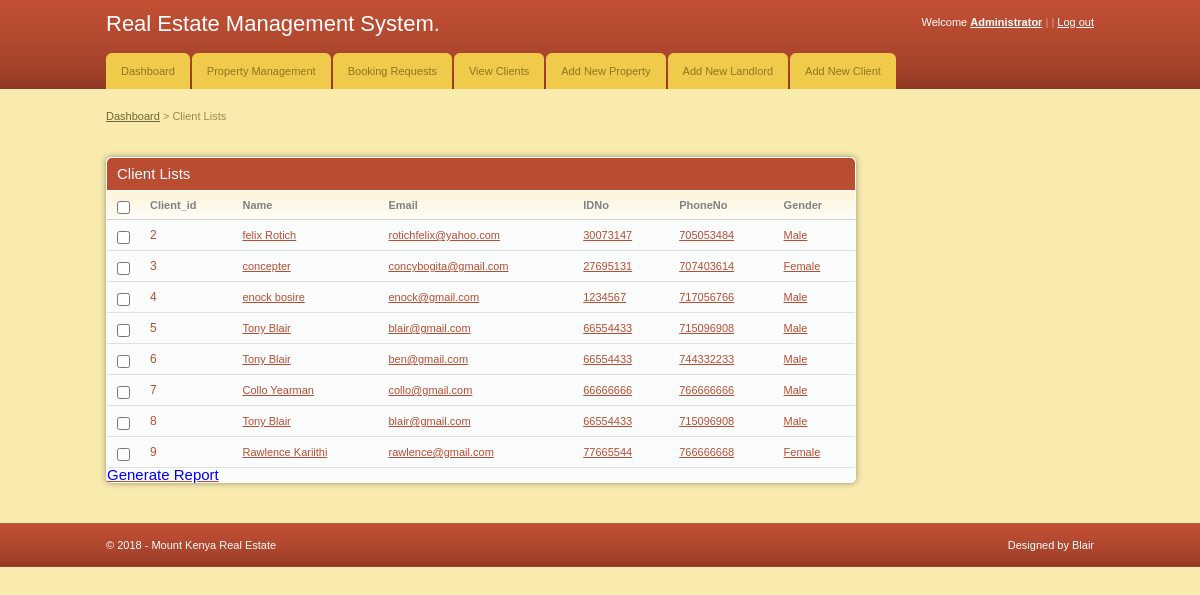
Screenshot of /admin/studes.php with the database file from the repository.
### tables this page shows
CREATE TABLE `user` (
  `user_id` int(11) NOT NULL,
  `fname` varchar(255) NOT NULL,
  `email` varchar(255) NOT NULL,
  `id_no` int(11) NOT NULL,
  `phone` int(11) NOT NULL,
  `username` varchar(100) NOT NULL,
  `password` varchar(32) NOT NULL,
  `location` varchar(255) NOT NULL,
  `gender` varchar(255) NOT NULL,
  `status` varchar(255) NOT NULL,
  `mpesa` varchar(40) NOT NULL
);

### admin/studes.php (the view, shortened to what this page needs)
<!DOCTYPE html PUBLIC "-//W3C//DTD XHTML 1.0 Transitional//EN" "http://www.w3.org/TR/xhtml1/DTD/xhtml1-transitional.dtd">
<html xmlns="http://www.w3.org/1999/xhtml">
<head>
	<link rel="stylesheet" href="css/style.css" type="text/css" media="all" />
</head>
<body>
<div id="header">
	<div class="shell">
		<?php
			include 'menu.php';
		?>
	</div>
</div>
<div id="container">
	<div class="shell">
		<div class="small-nav">
			<a href="index.php">Dashboard</a>
			<span>&gt;</span>
			Client Lists
		</div>
		<br />
		<div id="main">
			<div id="content">
				<div class="box">
					<div class="box-head">
						<h2 class="left">Client Lists</h2>
					</div>
					<div class="table">
						<table width="100%" border="0" cellspacing="0" cellpadding="0">
							<tr>
								<th width="13"><input type="checkbox" class="checkbox" /></th>
								<th>Client_id</th>
								<th>Name</th>
								<th>Email</th>
								<th>IDNo</th>
								<th>PhoneNo</th>
								<th>Gender</th>
							</tr>
							<?php
								include '../includes/config.php';
								$select = "SELECT user_id,fname,email,id_no,phone,gender
										FROM user";
								$result = mysqli_query($conn,$select) or die(mysqli_error($conn));
								while($row = $result->fetch_assoc()){
							?>
							<tr>
								<td><input type="checkbox"class="checkbox"/></td>
								<td><h3><a href="#"><?php echo $row['user_id'] ?></a></h3></td>
								<td><a href="#"><?php echo $row['fname'] ?></a></td>
								<td><a href="#"><?php echo $row['email'] ?></a></td>
								<td><a href="#"><?php echo $row['id_no'] ?></a></td>
								<td><a href="#"><?php echo $row['phone'] ?></a></td>
								<td><a href="#"><?php echo $row['gender'] ?></a></td>
								</tr>
							<?php
								}
							?>
						</table>
					</div>
					<h2><a href="report.php"><font color="blue">Generate Report</font></h2>
				</div>
			</div>
		</div>
	</div>
</div>
<div id="footer">
	<div class="shell">
		<span class="left">&copy; <?php echo date("Y");?> - Mount Kenya Real Estate</span>
		<span class="right">
			Designed by Blair</a>
		</span>
	</div>
</div>
</body>
</html>

### admin/css/style.css (style rules this page uses)
* { padding:0; margin:0; outline:0; }
body { background:#f9ebae; font-family: Verdana, sans-serif; font-size:11px; line-height:14px; color:#5e5e5e; }
input, textarea, select { font-family: Verdana, sans-serif; font-size:13px; }
.checkbox { width:13px; height:13px; vertical-align:top; position:relative; top:2px; }
a { color:#ba4c32; text-decoration: underline; cursor:pointer; }
.left, .alignleft { float:left; display:inline; }
.right, .alignright { float:right; display:inline; }
h2 { font-size:15px; font-weight: normal; }
h3 { font-size:12px; line-height:14px; font-weight: normal; }
h3 a { text-decoration: none; }
.shell { width:988px; margin:0 auto; }
#header { height:89px; background:url(images/header.gif); white-space:nowrap; }
#container { padding:20px 0; }
.small-nav { color:#978b48; padding-bottom:20px; }
.small-nav a { color:#6f6636; }
#content { float:left; width:750px; }
.table th { background:#fffdfa url(images/th.gif) repeat-x 0 0; color:#818181; text-align: left; padding:7px 10px; border-bottom:solid 1px #d2d1cb; }
.table td { background:#fbfcfc; border-bottom:solid 1px #e0e0e0; padding:8px 10px; }
.box { background:#fbfcfc; height:100%; padding:1px; margin-bottom:20px; }
.box-head { background:#ba4c32; height:32px; color:#fff; padding: 0 10px; line-height:32px; white-space:nowrap; border-bottom:solid 1px #fff; }
#footer { height:44px; background:url(images/footer.gif); line-height:44px; color:#fff; }
#footer a { color:#fff; }
.box { -moz-border-radius:5px; -webkit-border-radius:5px; -moz-box-shadow: 0 0 6px #978f6c; -webkit-box-shadow: 0 0 6px #978f6c; }
.box-head { -moz-border-radius-topleft:5px; -moz-border-radius-topright:5px; -webkit-border-top-left-radius:5px; -webkit-border-top-right-radius:5px; }

### rows the page displays
user: user_id "2", fname "felix Rotich", email "rotichfelix@yahoo.com", id_no "30073147", phone "705053484", gender "Male"
user: user_id "3", fname "concepter", email "concybogita@gmail.com", id_no "27695131", phone "707403614", gender "Female"
user: user_id "4", fname "enock bosire", email "enock@gmail.com", id_no "1234567", phone "717056766", gender "Male"
user: user_id "5", fname "Tony Blair", email "blair@gmail.com", id_no "66554433", phone "715096908", gender "Male"
user: user_id "6", fname "Tony Blair", email "ben@gmail.com", id_no "66554433", phone "744332233", gender "Male"
user: user_id "7", fname "Collo Yearman", email "collo@gmail.com", id_no "66666666", phone "766666666", gender "Male"
user: user_id "8", fname "Tony Blair", email "blair@gmail.com", id_no "66554433", phone "715096908", gender "Male"
user: user_id "9", fname "Rawlence Kariithi", email "rawlence@gmail.com", id_no "77665544", phone "766666668", gender "Female"
